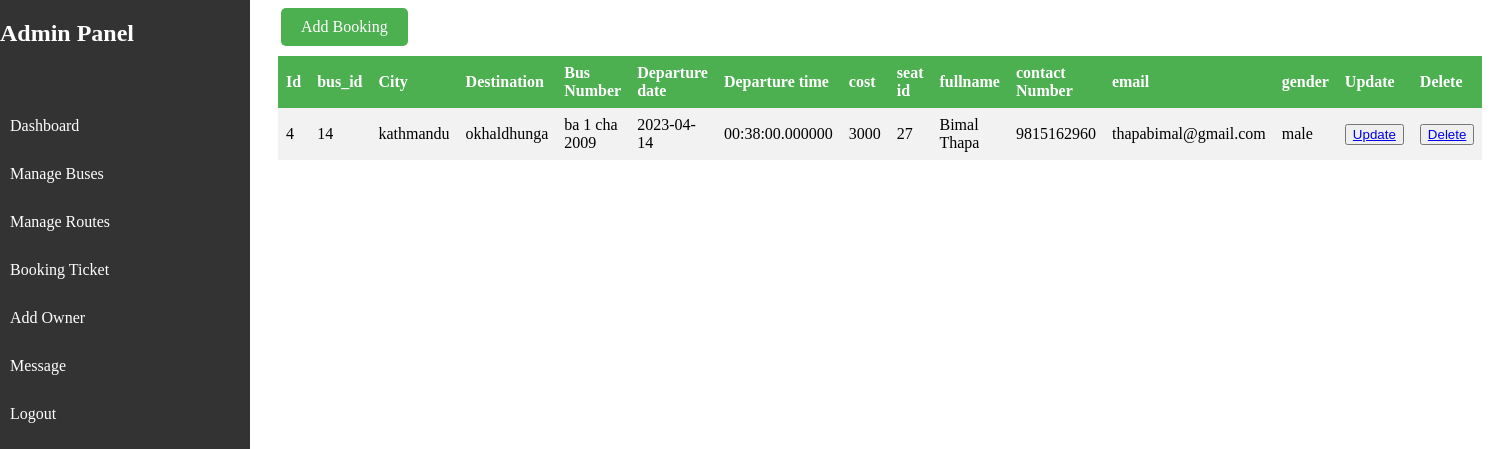
Screenshot of /adminbooking.php with the database file from the repository.
### tables this page shows
CREATE TABLE `bookings` (
  `booking_id` int(11) NOT NULL,
  `bus_id` int(11) NOT NULL,
  `city` varchar(50) NOT NULL,
  `Destination` varchar(50) NOT NULL,
  `Bus_number` varchar(50) NOT NULL,
  `departure_date` date NOT NULL,
  `departure_time` time(6) NOT NULL,
  `cost` varchar(50) NOT NULL,
  `seat_id` int(11) NOT NULL,
  `fullName` varchar(50) NOT NULL,
  `contactNumber` varchar(50) NOT NULL,
  `email` varchar(50) NOT NULL,
  `gender` varchar(50) NOT NULL
);

### adminbooking.php (the view, shortened to what this page needs)
<?php
    include ("sidebar.php");
?>
<!DOCTYPE html>
<html lang="en">
<head>
</head>
<body>
<a href="addbookingadmin.php" class="add-route-btn">Add Booking</a>
<table>
    <tr>
        <th> Id</th>
        <th>bus_id</th>
        <th>City</th>
        <th>Destination</th>
        <th>Bus Number</th>
        <th>Departure date</th>
        <th>Departure time</th>
        <th>cost</th>
        <th>seat id</th>
        <th>fullname</th>
        <th>contact Number</th>
        <th>email</th>
        <th>gender</th>
        <th>Update</th>
        <th>Delete</th>
    </tr>
    <?php
        $sql="Select * from `bookings`";
        $result=(mysqli_query($conn,$sql));
        if($result){
            while($row=mysqli_fetch_assoc($result)){
                $id=$row['booking_id'];
                $bus_id=$row['bus_id'];
                $city=$row['city'];
                $destination=$row['Destination'];
                $bus_number=$row['Bus_number'];
                $departure_date=$row['departure_date'];
                $departure_time=$row['departure_time'];
                $cost=$row['cost'];
                $seat_id=$row['seat_id'];
                $fullname=$row['fullName'];
                $contactNumber=$row['contactNumber'];
                $email=$row['email'];
                $gender=$row['gender'];
                echo "<tr>
                <td>".$id."</td>
                <td>".$bus_id."</td>
                <td>".$city."</td>
                <td>".$destination."</td>
                <td>".$bus_number."</td>
                <td>".$departure_date."</td>
                <td>".$departure_time."</td>
                <td>".$cost."</td>
                <td>".$seat_id."</td>
                <td>".$fullname."</td>
                <td>".$contactNumber."</td>
                <td>".$email."</td>
                <td>".$gender."</td>
                <td><button><a href=updatebooking.php?updateid=".$id.">Update</a></button></td>
                <td><button><a href=deletebooking.php?deleteid=".$id.">Delete</a></button></td>
              </tr>";
            }
        }
    ?>
</table>
</body>
</html>

### adminbooking.php (style rules this page uses)
table { border-collapse: collapse; width: 80%; margin-left:270px; }
th, td { text-align: left; padding: 8px; }
th { background-color: #4CAF50; color: white; }
tr:nth-child(even) { background-color: #f2f2f2 }
.add-route-btn { display: inline-block; background-color: #4CAF50; color: white; padding: 10px 20px; text-align: center; text-decoration: none; margin-left:273px; margin-bottom:10px; font-size: 16px; border-radius: 5px; border: none; cursor: pointer; }

### rows the page displays
bookings: booking_id "4", bus "14", city "kathmandu", Destination "okhaldhunga", Bus_number "ba 1 cha 2009", departure_date "2023-04-14", departure_time "00:38:00.000000", cost "3000", seat "27", fullName "Bimal Thapa", contactNumber "9815162960", email "thapabimal@gmail.com", gender "male"
